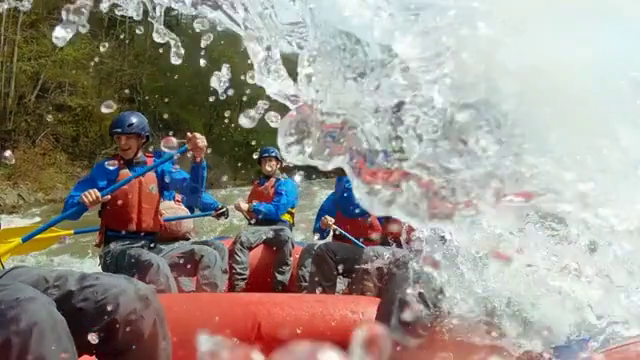
#> input picture frame 18 of v1.mp4, 640 x 360 px
$ python eucledian.py
#> lines starting #> are read from the running program, lines starting #| are printed output that depends on the picture
# Importing libraries
import numpy as np
import cv2

cap = cv2.VideoCapture("v1.mp4")
# cap = cv2.VideoCapture("v2.mp4")

def slidingAverage(curve, radius):
    winSize = 2 * radius + 1
    f = np.ones(winSize) / winSize
    # padding
    padding = np.lib.pad(curve, (radius, radius), 'edge')
    # Applying convolution
    smoothed = np.convolve(padding, f, mode='same')
    # Removing padding
    smoothed = smoothed[radius:-radius]
    return smoothed

def smoothingTrajectory(trajectory):
    smoothed_trajectory = np.copy(trajectory)
    for i in range(3):
        smoothed_trajectory[:, i] = slidingAverage(trajectory[:, i], radius=50)

    return smoothed_trajectory

# Accessing number of frames
noFrames = int(cap.get(cv2.CAP_PROP_FRAME_COUNT))

wdth = int(cap.get(cv2.CAP_PROP_FRAME_WIDTH))
ht = int(cap.get(cv2.CAP_PROP_FRAME_HEIGHT))

# Reading the prevFrame(first frame)
retPrev, prevFrame = cap.read()
#> prevFrame is the input picture: shape (360, 640, 3); mean B, G, R 139.3, 148, 155.5

prev_gray = cv2.cvtColor(prevFrame, cv2.COLOR_BGR2GRAY)
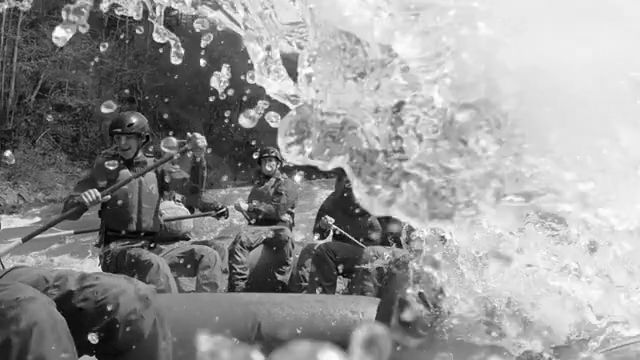
#> prev_gray: shape (360, 640); min 0, max 255, mean 149.2
trnsfm = np.zeros((noFrames - 1, 3), np.float32)

for i in range(noFrames - 2):
    prevPts = cv2.goodFeaturesToTrack(prev_gray, maxCorners=200, qualityLevel=0.01, minDistance=30, blockSize=3)

    retCurr, currFrame = cap.read()

    if not retCurr:
        break

    currGray = cv2.cvtColor(currFrame, cv2.COLOR_BGR2GRAY)

    # Tracking the featured points
    currPts, found, error = cv2.calcOpticalFlowPyrLK(prev_gray, currGray, prevPts, None)

    idx = np.where(found == 1)[0]
    prevPts = prevPts[idx]
    currPts = currPts[idx]
    assert prevPts.shape == currPts.shape

    # rigid transformation
    rigTrnsfm = cv2.estimateAffinePartial2D(prevPts, currPts)[0]

    x = rigTrnsfm[0, 2]
    y = rigTrnsfm[1, 2]
    angle = np.arctan2(rigTrnsfm[1, 0], rigTrnsfm[0, 0])

    trnsfm[i] = [x, y, angle]

    prev_gray = currGray

# Cumulative sum of trnsfm for x, y and angle
trajectory = np.cumsum(trnsfm, axis=0)

smoothed_trajectory = smoothingTrajectory(trajectory)
diff = smoothed_trajectory - trajectory
trnsfmSmooth = trnsfm + diff

# Resetting to first frame
cap.set(cv2.CAP_PROP_POS_FRAMES, 0)

for i in range(noFrames - 2):
    # Reading nxtFrame
    retNxt, nxtFrame = cap.read()
    if not retNxt:
        break

    # Accepting values of x, y and angle
    x = trnsfmSmooth[i, 0]
    y = trnsfmSmooth[i, 1]
    angle = trnsfmSmooth[i, 2]

    # Filling transformation values
    rigTrnsfm = np.zeros((2, 3), np.float32)
    rigTrnsfm[0, 0] = np.cos(angle)
    rigTrnsfm[0, 1] = -np.sin(angle)
    rigTrnsfm[1, 0] = np.sin(angle)
    rigTrnsfm[1, 1] = np.cos(angle)
    rigTrnsfm[0, 2] = x
    rigTrnsfm[1, 2] = y

    # wrapAffine function operation on nxtFrame
    fnlFrame = cv2.warpAffine(nxtFrame, rigTrnsfm, (wdth, ht))

    # Display stabilized output
    cv2.imshow("Output video", fnlFrame)
    cv2.imshow("Input video", nxtFrame)

    if cv2.waitKey(50) == ord("q"):
        break

cap.release()
cv2.destroyAllWindows()


# import numpy as np
# import cv2
#
# smoothRadius = 50
#
# cap = cv2.VideoCapture("v2.mp4")
#
# def slidingAverage(curve, radius):
#     winSize = 2 * radius + 1
#     f = np.ones(winSize) / winSize
#     # padding
#     padding = np.lib.pad(curve, (radius, radius), 'edge')
#     # Applying convolution
#     smoothed = np.convolve(padding, f, mode='same')
#     # Removing padding
#     smoothed = smoothed[radius:-radius]
#     return smoothed
#
#
# def smoothingTrajectory(trajectory):
#     smoothed_trajectory = np.copy(trajectory)
#     for i in range(3):
#         smoothed_trajectory[:, i] = slidingAverage(trajectory[:, i], radius=smoothRadius)
#
#     return smoothed_trajectory
#
#
# # Accessing number of frames
# noFrames = int(cap.get(cv2.CAP_PROP_FRAME_COUNT))
#
# # To check the number of frames in the video
# print("Number of frames : ", noFrames)
#
# wdth = int(cap.get(cv2.CAP_PROP_FRAME_WIDTH))
# ht = int(cap.get(cv2.CAP_PROP_FRAME_HEIGHT))
#
# print("Width : ", wdth)
# print("height : ", ht)
#
# # Reading the prevFrame(first frame)
# retPrev, prevFrame = cap.read()
#
# prev_gray = cv2.cvtColor(prevFrame, cv2.COLOR_BGR2GRAY)
# trnsfm = np.zeros((noFrames - 1, 3), np.float32)
#
# for i in range(noFrames - 2):
#     prevPts = cv2.goodFeaturesToTrack(prev_gray, maxCorners=200, qualityLevel=0.01, minDistance=30, blockSize=3)
#
#     retCurr, currFrame = cap.read()
#
#     if not retCurr:
#         break
#
#     currGray = cv2.cvtColor(currFrame, cv2.COLOR_BGR2GRAY)
#
#     # Tracking the featured points
#     currPts, found, error = cv2.calcOpticalFlowPyrLK(prev_gray, currGray, prevPts, None)
#
#     idx = np.where(found == 1)[0]
#     prevPts = prevPts[idx]
#     currPts = currPts[idx]
#     assert prevPts.shape == currPts.shape
#
#     # rigid transformation
#     rigTrnsfm = cv2.estimateAffinePartial2D(prevPts, currPts)[0]
#
#     x = rigTrnsfm[0, 2]
#     y = rigTrnsfm[1, 2]
#     angle = np.arctan2(rigTrnsfm[1, 0], rigTrnsfm[0, 0])
#
#     trnsfm[i] = [x, y, angle]
#
#     prev_gray = currGray
#
# # Cumulative sum of trnsfm for x, y and angle
# trajectory = np.cumsum(trnsfm, axis=0)
#
# smoothed_trajectory = smoothingTrajectory(trajectory)
# diff = smoothed_trajectory - trajectory
# trnsfmSmooth = trnsfm + diff
#
# # Resetting to first frame
# cap.set(cv2.CAP_PROP_POS_FRAMES, 0)
#
# for i in range(noFrames - 2):
#     # Reading nxtFrame
#     retNxt, nxtFrame = cap.read()
#     if not retNxt:
#         break
#
#     # Accepting values of x, y and angle
#     x = trnsfmSmooth[i, 0]
#     y = trnsfmSmooth[i, 1]
#     angle = trnsfmSmooth[i, 2]
#
#     # Filling transformation values
#     rigTrnsfm = np.zeros((2, 3), np.float32)
#     rigTrnsfm[0, 0] = np.cos(angle)
#     rigTrnsfm[0, 1] = -np.sin(angle)
#     rigTrnsfm[1, 0] = np.sin(angle)
#     rigTrnsfm[1, 1] = np.cos(angle)
#     rigTrnsfm[0, 2] = x
#     rigTrnsfm[1, 2] = y
#
#     # wrapAffine function operation on nxtFrame
#     fnlFrame = cv2.warpAffine(nxtFrame, rigTrnsfm, (wdth, ht))
#
#     cv2.imshow("Output video", fnlFrame)
#     cv2.imshow("Input video", nxtFrame)
#
#     # # Appending nxtFrame
#     # finalFrame = cv2.hconcat([nxtFrame, fnlFrame])
#     #
#     # # Resizing frame
#     # if (finalFrame.shape[1] > 1920):
#     #     finalFrame = cv2.resize(finalFrame, (finalFrame.shape[1] / 2, finalFrame.shape[0] / 2));
#     #
#     # cv2.imshow("Left window : Input   and   Right window : Output", finalFrame)
#
#     if cv2.waitKey(50) == ord("q"):
#         break
#
# cap.release()
# cv2.destroyAllWindows()

$ run again, starting later in the video
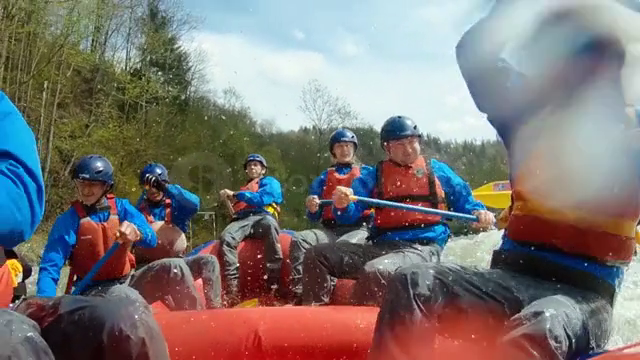
#> input picture frame 84 of v1.mp4, 640 x 360 px
#> prevFrame is the input picture: shape (360, 640, 3); mean B, G, R 115.2, 117.8, 124.7

$ run again, starting later in the video
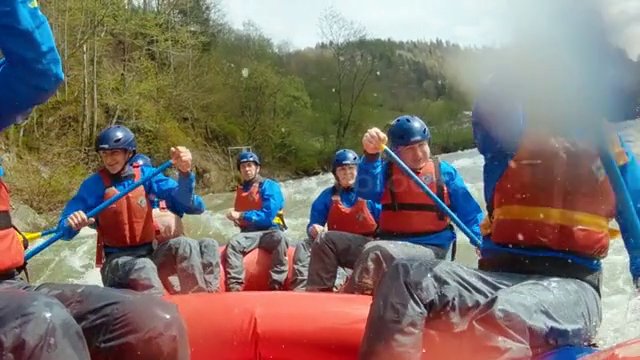
#> input picture frame 150 of v1.mp4, 640 x 360 px
#> prevFrame is the input picture: shape (360, 640, 3); mean B, G, R 106, 113.8, 126.5
